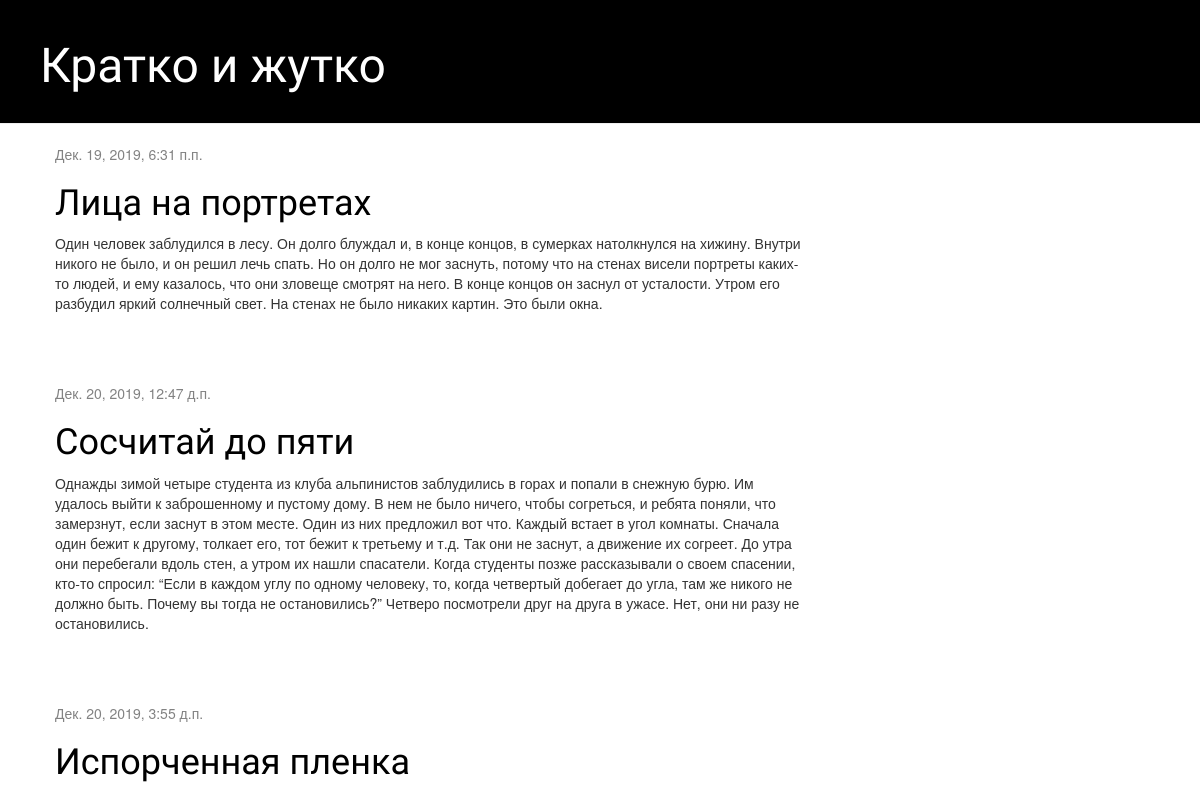
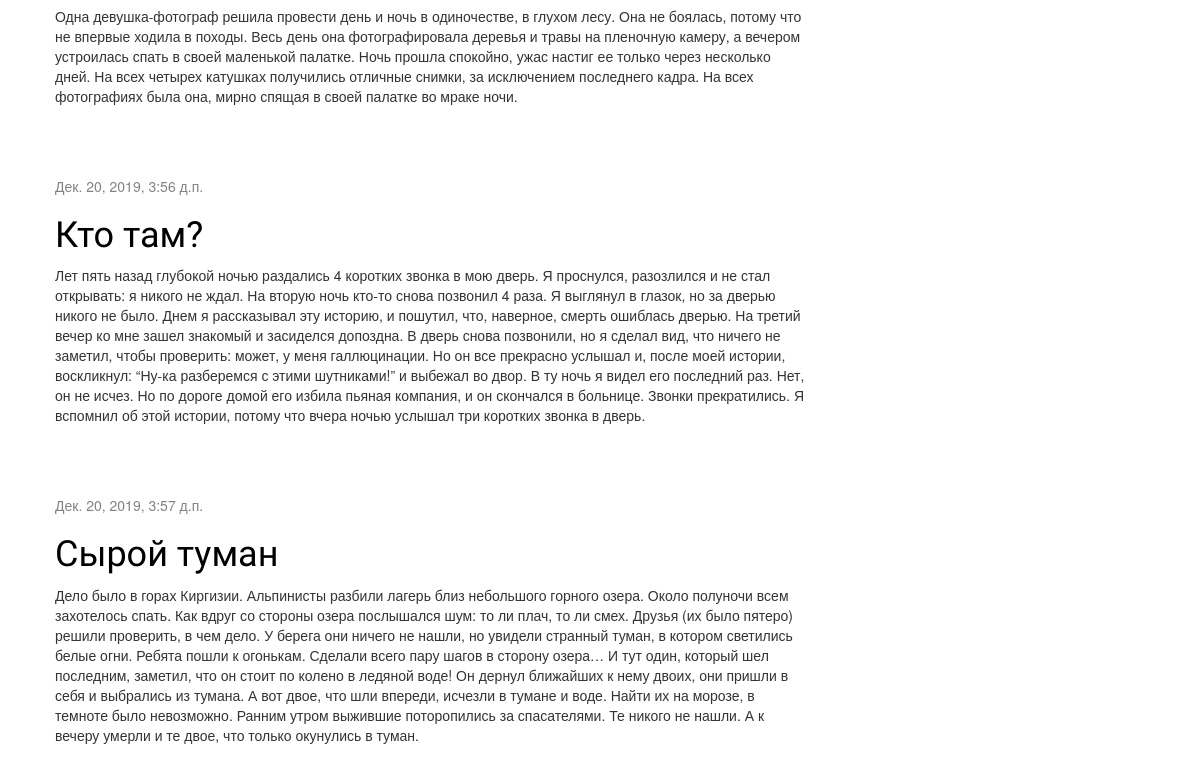
Before: / with the older database file (2 pictures, top to bottom).
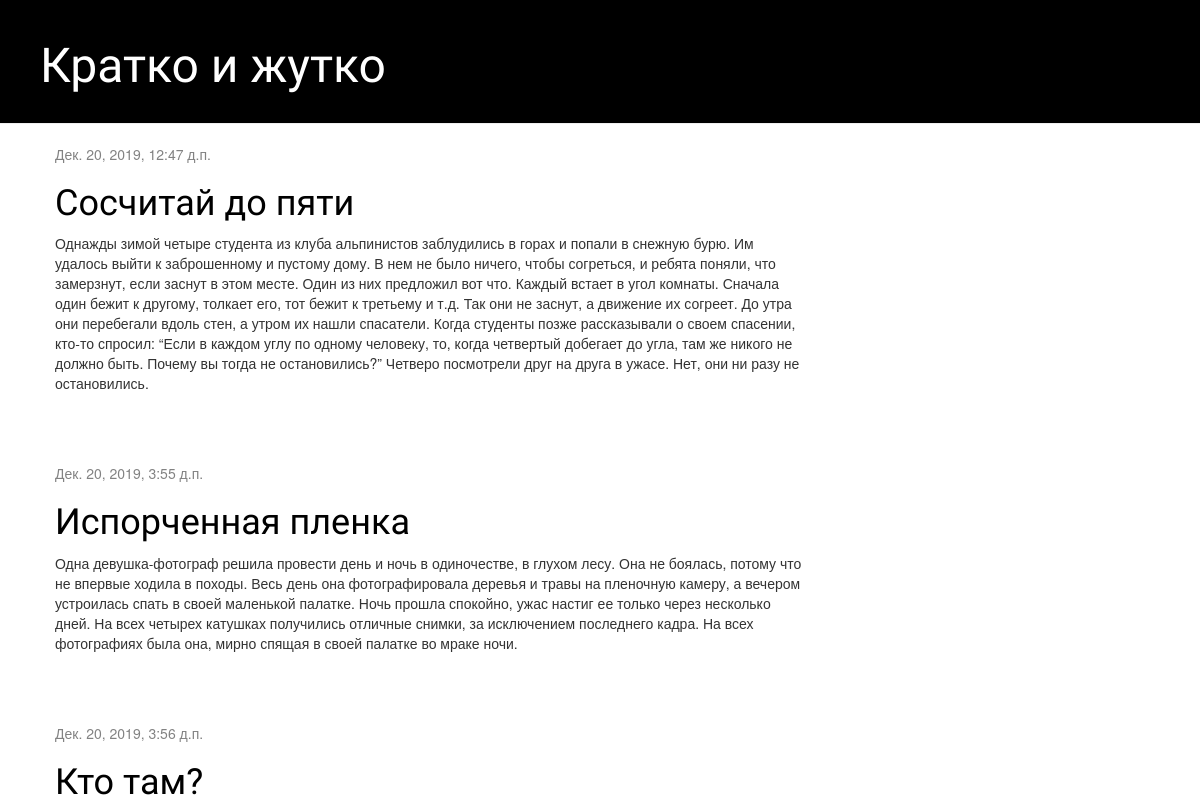
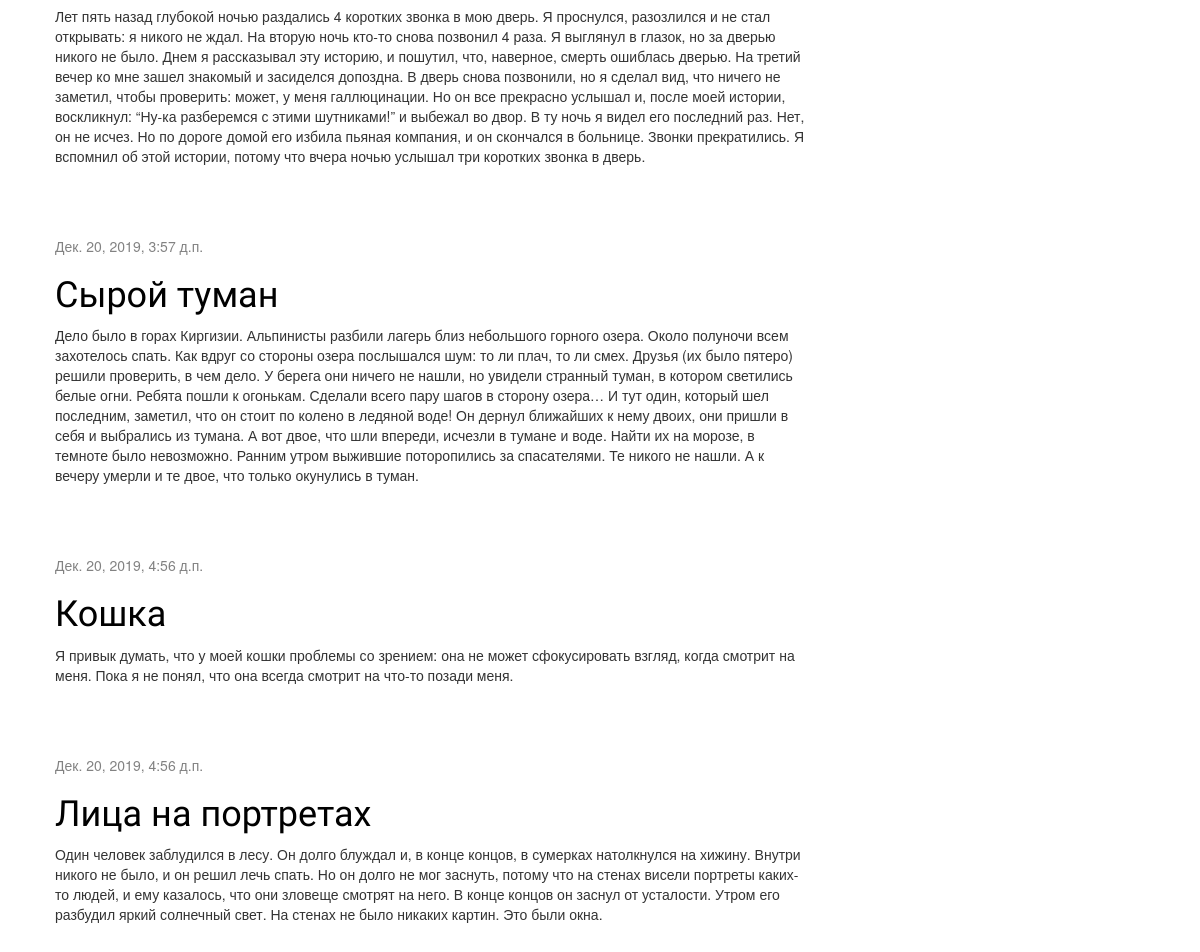
After: the same page with the newer database file (2 pictures, top to bottom).
### blog/models.py (models this page shows, shortened)
class Post(models.Model):
    author = models.ForeignKey(settings.AUTH_USER_MODEL, on_delete=models.CASCADE)
    title = models.CharField(max_length=200)
    text = models.TextField()
    created_date = models.DateTimeField(default=timezone.now)
    published_date = models.DateTimeField(blank=True, null=True)

### blog/views.py (the view)
# urls.py: path('', views.post_list, name='post_list'),
def post_list(request):
	posts = Post.objects.filter(published_date__lte=timezone.now()).order_by('published_date')
	return render(request, 'blog/post_list.html', {'posts':posts})

### blog/templates/blog/post_list.html
{% extends 'blog/base.html' %}
{% block content %}
    {% for post in posts %}
        <div class="post">
            <div class="date">
                {{ post.published_date }}
            </div>
            <h1><a href="{% url 'post_detail' pk=post.pk %}">{{ post.title }}</a></h1>
            <p>{{ post.text|linebreaksbr }}</p>
        </div>
    {% endfor %}
{% endblock %}

### blog/templates/blog/base.html (shortened to what this page needs)
{% load static %}
<html>
    <head>
        <link rel="stylesheet" href="//maxcdn.bootstrapcdn.com/bootstrap/3.2.0/css/bootstrap.min.css">
        <link rel="stylesheet" href="//maxcdn.bootstrapcdn.com/bootstrap/3.2.0/css/bootstrap-theme.min.css">
        <link rel="stylesheet" href="{% static 'css/blog.css' %}">
    </head>
<body>
    <div class="page-header">
        <h1><a href="/">Кратко и жутко</a></h1>
    </div>
    <div class="content container">
        <div class="row">
            <div class="col-md-8">
            {% block content %}
            {% endblock %}
            </div>
        </div>
    </div>
</body>
</html>

### blog/static/css/blog.css (style rules this page uses)
.page-header { background-color: #000000; margin-top: 0; padding: 20px 20px 20px 40px; }
.page-header h1, .page-header h1 a, .page-header h1 a:visited, .page-header h1 a:active { color: #ffffff; font-size: 36pt; text-decoration: none; }
.content { margin-left: 40px; }
h1, h2, h3, h4 { font-family: 'Lobster', cursive; }
.date { color: #828282; }
.post { margin-bottom: 70px; }
.post h1 a, .post h1 a:visited { color: #000000; }

Changed rows visible on the page:
now on this page (row edited): Post: published_date "Дек. 20, 2019, 4:56 д.п.", title "Кошка", text "Я привык думать, что у моей кошки проблемы со зрением: она не может сфокусировать взгляд, когда смотрит на меня. Пока я не понял, что она всегда смотрит на что-то позади меня."
changed Post: published_date "Дек. 19, 2019, 6:31 п.п." → "Дек. 20, 2019, 4:56 д.п."; title "Лица на портретах" → "Лица на портретаx"; moves down the list
